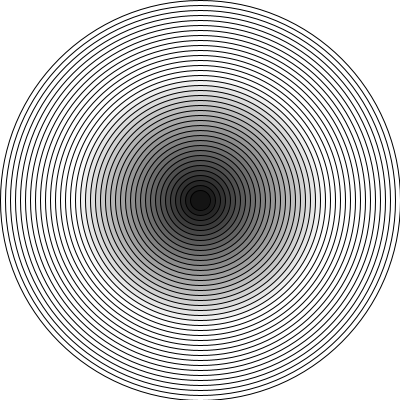
Frame 1 (no input)
Frame 60 (the mouse pressed at the canvas centre just before this capture): identical to frame 1, image omitted
Frame 120 (the mouse held since frame 60 and released just before this capture): identical to frame 1, image omitted

The Processing sketch that drew this single still picture (run headless with seeded random() and noise(); from frame 60 on, the mouse is pressed at the canvas centre):

// Processing sketch: ConcentricCircles
// ── ConcentricCircles.pde
float diameter;
float circleX;
float circleY;
float spacing;

void setup() {
  diameter = 400;
  spacing = 10;
  circleX = width/2;
  circleY = height/2;
  size(400, 400);
  background(255);
}

void draw() {
  while (diameter > 10) {
    fill(diameter);
    stroke(0);
    ellipse(circleX, circleY, diameter, diameter);
    diameter -= spacing;
  }
}
